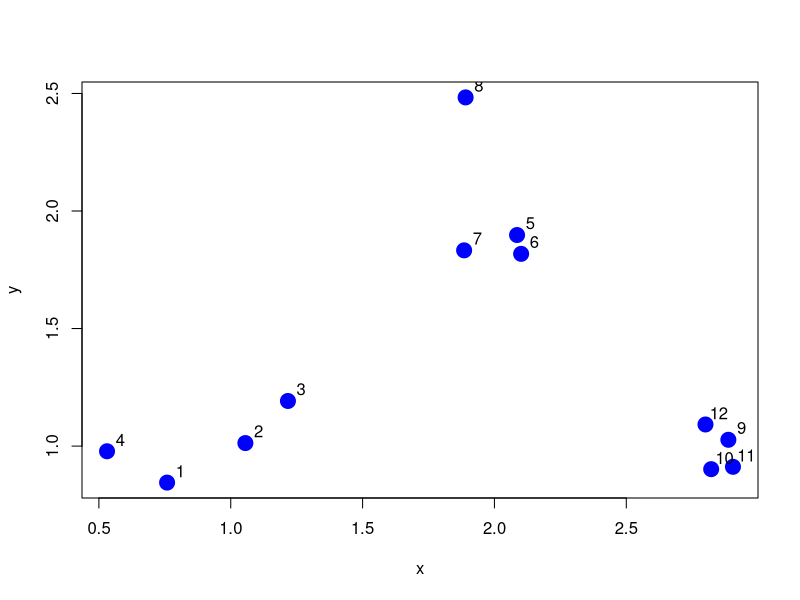
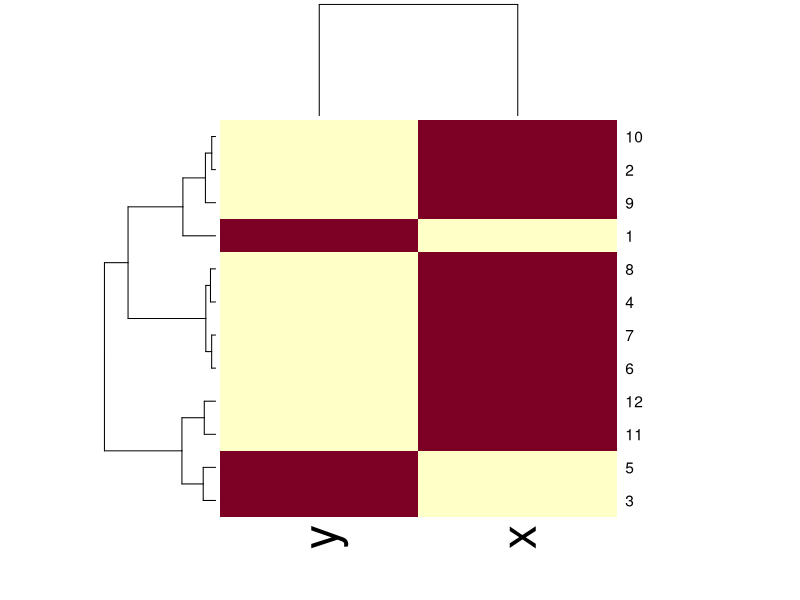
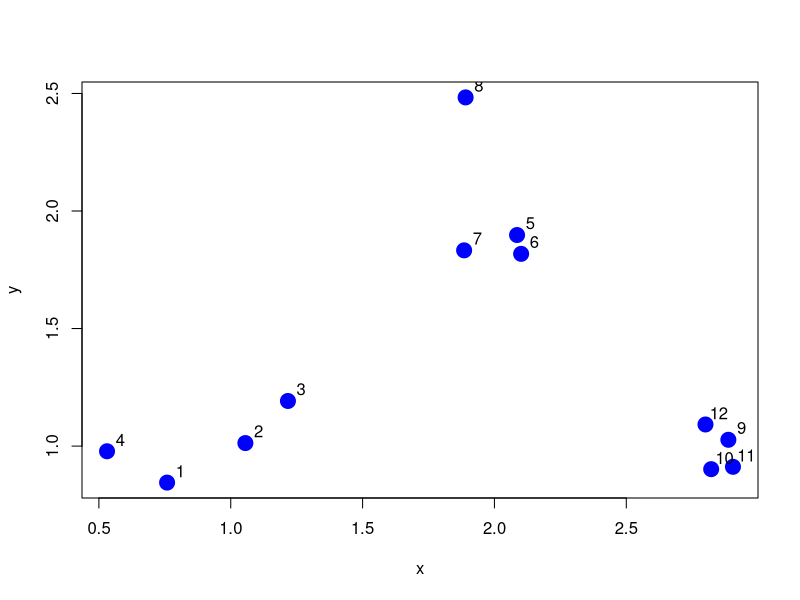
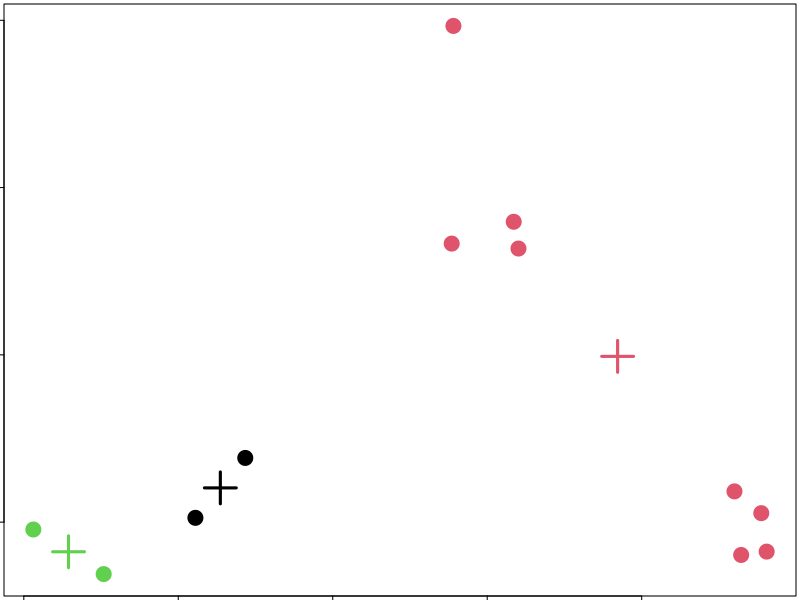

Reproduce these figures in R, in order.
# hierarchy cluster
set.seed(1234)
x <- rnorm(12, rep(1:3, each = 4), 0.2)
y <- rnorm(12, rep(c(1, 2, 1), each = 4), 0.2)
plot(x, y, col = "blue", pch = 19, cex = 2)
text(x + 0.05, y + 0.05, labels = as.character(1:12))

dataFrame <- data.frame(x=x, y=y)
dist(dataFrame)

set.seed(143)
dataMatrix<-as.matrix(dataFrame)[sample(1:12),]
heatmap(dataMatrix)

# kmeans
set.seed(1234)
x <- rnorm(12, mean = rep(1:3, each = 4), sd = 0.2)
y <- rnorm(12, mean = rep(c(1, 2, 1), each = 4), sd = 0.2)
plot(x, y, col = "blue", pch = 19, cex = 2)
text(x + 0.05, y + 0.05, labels = as.character(1:12))

dataFrame <- data.frame(x=x, y=y)
kmeansObj<-kmeans(dataFrame, centers=3)
names(kmeansObj)

par(mar = rep(.2, 4))
plot(x,y, col=kmeansObj$cluster, pch = 19, cex=2)
points(kmeansObj$centers, col = 1:3, pch = 3, cex = 3, lwd = 3)